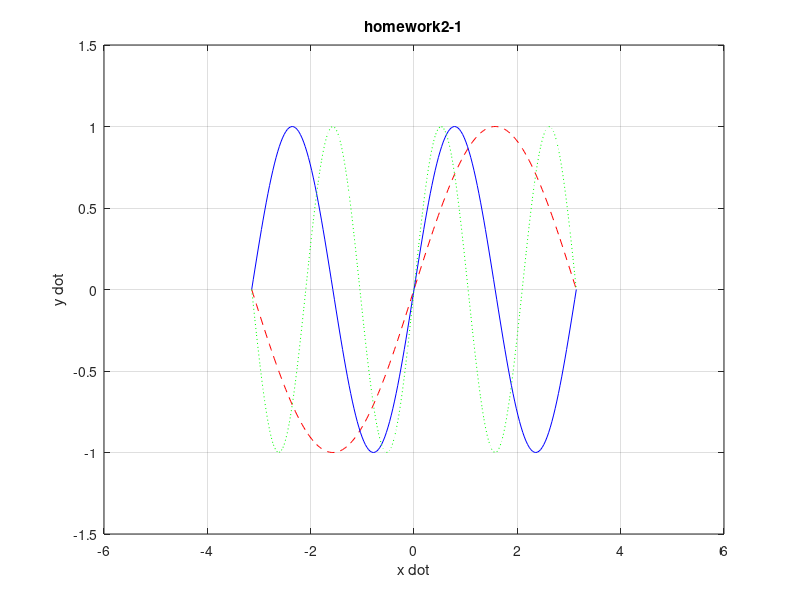

MATLAB code for this plot:

clc;

x = -pi: pi/100 :pi;

y1 = sin(x);

y2 = sin(2*x);

y3 = sin(3*x);

plot(x, y1, '--r');

hold on;
grid on;

plot(x, y2,'b');

hold on;

plot(x,y3,':g');

hold off;

title('homework2-1');

xlabel('x dot');
ylabel('y dot');
axis( [-6 6 -1.5 +1.5] );